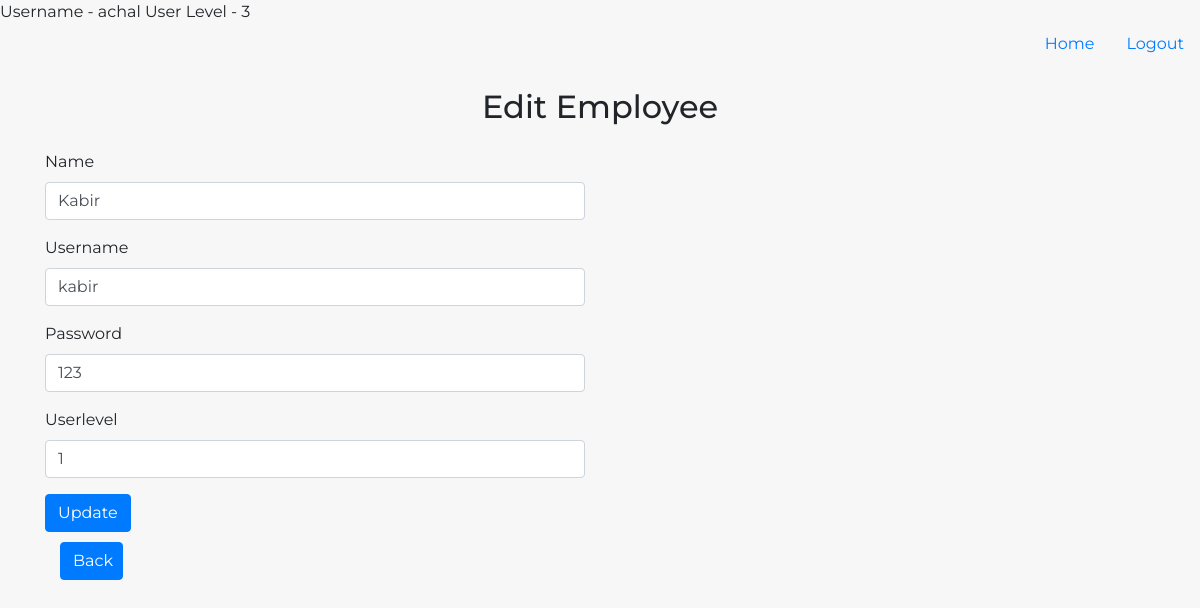
Screenshot of /bughound/editemp.php?emp_id=1001 (signed in) with the database file from the repository.
### tables this page shows
CREATE TABLE `employees` (
  `emp_id` int(11) NOT NULL,
  `name` varchar(32) NOT NULL,
  `username` varchar(32) NOT NULL,
  `password` varchar(32) NOT NULL,
  `userlevel` int(11) NOT NULL
);

### bughound/editemp.php (the view, shortened to what this page needs)
<!DOCTYPE html>
<html lang="en">
<head>
    <link rel="stylesheet" href="https://maxcdn.bootstrapcdn.com/bootstrap/4.0.0/css/bootstrap.min.css">
    <link rel="stylesheet" href="https://code.jquery.com/ui/1.12.1/themes/base/jquery-ui.css">
    <link rel="stylesheet" href="css/style.css">
</head>
<?php
        if(isset($_SESSION['username'])){
            echo 'Username - '.$_SESSION['username']." ";
            echo 'User Level - '.$_SESSION['userlevel'];
        }
        else{
          header("Location: index.php");
        }
    ?>
<body>
      <?php if(isset($_SESSION['username'])): ?>
        <ul class="nav justify-content-end">
          <li class="nav-item">
            <a class="nav-link" href="../home.php">Home</a>
          </li>
          <li class="nav-item">
            <a class="nav-link" href="../logout.php">Logout</a>
          </li>
        </ul>
      <?php endif; ?>
 <h2 class="text-center my-4">Edit Employee</h2>
         <?php
                    $emp_id = isset($_GET['emp_id']) ? $_GET['emp_id'] : '0';
                    $con = mysqli_connect("localhost","root");
                    mysqli_select_db($con, "bughound");
                    $query = "SELECT * FROM employees where emp_id = '".$emp_id."';";
                    $result = mysqli_query($con, $query);
                    $row = mysqli_fetch_assoc($result);
            ?>
            <table>
              <tbody>
               <tr>
                <form name= "edit_form" method="POST" action="../editemp2.php">
                  <div id="addempForm" class="container">
                      <div class="row">
                        <div class="col-md-6">
                          <div class="form-group">
                             <label for="name">Name</label>
                             <input type="text" id="name" class="form-control" name="name" value="<?php echo $row["name"]; ?>">
                          </div>
                        </div>
                      </div>
                      <div class="row">
                        <div class="col-md-6">
                          <div class="form-group">
                             <label for="name">Username</label>
                             <input type="text" id="username" class="form-control" name="username" value="<?php echo $row["username"]; ?>">
                          </div>
                        </div>
                      </div>
                      <div class="row">
                        <div class="col-md-6">
                          <div class="form-group">
                             <label for="name">Password</label>
                             <input type="text" id="password" class="form-control" name="password" value="<?php echo $row["password"]; ?>">
                          </div>
                        </div>
                      </div>
                      <div class="row">
                        <div class="col-md-6">
                          <div class="form-group">
                             <label for="name">Userlevel</label>
                             <input type="text" id="userlevel" class="form-control" name="userlevel" value="<?php echo $row["userlevel"]; ?>">
                          </div>
                        </div>
                      </div>
                 <button type="submit" name="update" class="btn btn-primary">Update</button>
                 </form>
                 <div class="col-md-1">
              <div class="form-group">
                <button class="btn btn-primary w-100" style="margin-top: 10px" onclick="go_back()">Back</button>
              </div>
            </div>
            </tr>
          </tbody>
        </table>
</body>
</html>

### bughound/css/style.css (style rules this page uses)
body { font-family: 'Montserrat'; background-color: #f7f7f7; }
label { white-space: nowrap; }

### rows the page displays
employees: name "Kabir", username "kabir", password "123", userlevel "1"

### other values shown
$_SESSION['username'] "achal"
$_SESSION['userlevel'] "3"
